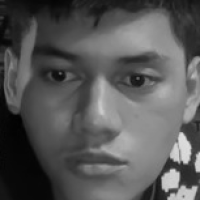
#> input picture faces_dataset/0066543458.png, 200 x 200 px; its folder holds only this picture in this run
$ python -i python_server.py   (imports and definitions only)
#> lines starting #> are read from the running program, lines starting #| are printed output that depends on the picture
#> further down, picture is the input picture: shape (200, 200, 3); min 1, max 223, mean 87.1
import os
import sys

# Pindahkan working directory ke folder tempat file script ini berada agar path relatif selalu benar
# [1 line not run here, left out]

import json
import base64
import time
import cv2
import numpy as np
import io
from PIL import Image
from flask import Flask, request, jsonify

# [1 line not run here, left out]

# File database sederhana untuk menampung data wajah master yang didaftarkan
DATABASE_FILE = 'faces_database.json'
ACTIVE_STUDENT_FILE = os.path.join('storage', 'app', 'active_student.json')
FACES_DATASET_DIR = 'faces_dataset'

# Pastikan folder faces_dataset ada secara lokal
# [2 lines not run here, left out]

# Konfigurasi Awal Sistem (Toggles & Settings)
system_config = {
    'mode': 'smart_sync',  # 'smart_sync', 'force_budi', 'force_siti', 'force_fail', 'auto_first'
    'delay_seconds': 1.5,   # Simulasi waktu pemrosesan neural network
    'confidence_rate': 0.94
}

# Menyimpan riwayat scan terakhir untuk ditampilkan di dashboard python
scan_logs = []

# [27 lines left out: functions get_registered_faces, save_registered_faces, decode_base64_image, not called in this run]

def extract_face(img):
    """Mendeteksi wajah dari gambar BGR, mengubahnya ke grayscale, memotong area wajah, dan meresize ke 200x200 px."""
    if img is None:
        return None
    try:
        # Load Haar Cascade untuk deteksi wajah
        cascade_path = cv2.data.haarcascades + 'haarcascade_frontalface_default.xml'
        face_cascade = cv2.CascadeClassifier(cascade_path)

        # Konversi ke skala abu-abu
        gray = cv2.cvtColor(img, cv2.COLOR_BGR2GRAY)

        # Deteksi wajah secara multi-scale
        faces = face_cascade.detectMultiScale(
            gray,
            scaleFactor=1.1,
            minNeighbors=5,
            minSize=(50, 50)
        )
#> faces = [[13, 13, 170, 170]]

        if len(faces) == 0:
            return None

        # Cari wajah dengan luas area bounding box terbesar
        largest_face = max(faces, key=lambda rect: rect[2] * rect[3])
#> largest_face = [13, 13, 170, 170]
        x, y, w, h = largest_face
#> x = 13; y = 13; w = 170; h = 170

        # Potong area wajah dan lakukan normalisasi ukuran menjadi 200x200 px
        face_roi = gray[y:y+h, x:x+w]
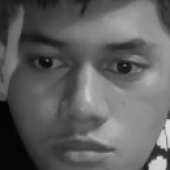
#> face_roi: shape (170, 170); min 1, max 219, mean 96.3
        face_resized = cv2.resize(face_roi, (200, 200), interpolation=cv2.INTER_AREA)

        return face_resized
    except Exception as e:
        print(f"[ERROR DETECT] Gagal mendeteksi/mengekstrak wajah: {str(e)}")
        return None

# Print stylized banner pada console (WOW factor untuk presentasi!)
# [588 lines left out: functions print_banner, add_log, index, update_config, register_face, recognize and 1 more, not called in this run]

# [3 lines not run here, left out]

>>> import cv2
>>> picture = cv2.imread('faces_dataset/0066543458.png')
>>> result = extract_face(picture)

$ run again, on faces_dataset/0076543458.png
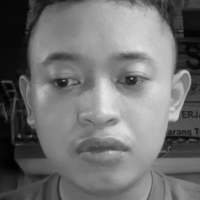
#> input picture faces_dataset/0076543458.png, 200 x 200 px
#> picture is the input picture: shape (200, 200, 3); min 1, max 233, mean 112.2
#> faces = [[15, 15, 173, 173]]
#> largest_face = [15, 15, 173, 173]
#> x = 15; w = 173
#> in extract_face, `face_roi = gray[y:y+h, x:x+w]`:
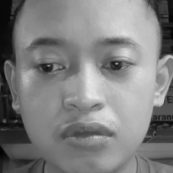
#> face_roi: shape (173, 173); min 1, max 233, mean 127.6

$ run again, on faces_dataset/0089123456.png
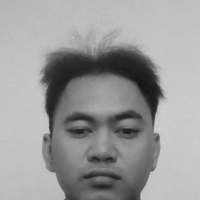
#> input picture faces_dataset/0089123456.png, 200 x 200 px
#> picture is the input picture: shape (200, 200, 3); min 20, max 205, mean 154.7
#> faces = [[48, 84, 109, 109], [7, 5, 185, 185]]
#> largest_face = [7, 5, 185, 185]
#> x = 7; y = 5; w = 185
#> in extract_face, `face_roi = gray[y:y+h, x:x+w]`:
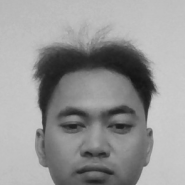
#> face_roi: shape (185, 185); min 20, max 205, mean 150.6

$ run again, on faces_dataset/0089123457.png
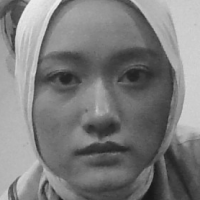
#> input picture faces_dataset/0089123457.png, 200 x 200 px
#> picture is the input picture: shape (200, 200, 3); min 22, max 235, mean 124.5
#> faces = [[13, 11, 177, 177]]
#> largest_face = [13, 11, 177, 177]
#> x = 13; y = 11; w = 177
#> in extract_face, `face_roi = gray[y:y+h, x:x+w]`:
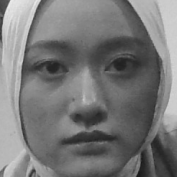
#> face_roi: shape (177, 177); min 23, max 235, mean 119.2
